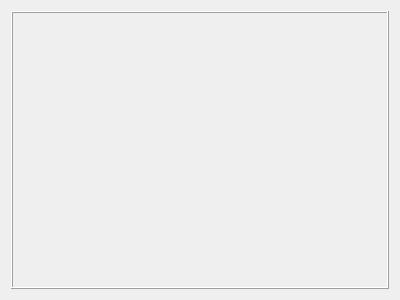
<?xml version="1.0" encoding="UTF-8"?>
<ui version="4.0">
 <class>AreaLavoro</class>
 <widget class="QWidget" name="AreaLavoro">
  <property name="geometry">
   <rect>
    <x>0</x>
    <y>0</y>
    <width>400</width>
    <height>300</height>
   </rect>
  </property>
  <property name="windowTitle">
   <string>Form</string>
  </property>
  <layout class="QHBoxLayout" name="horizontalLayout">
   <item>
    <widget class="QStackedWidget" name="areLavoroStack">
     <property name="frameShape">
      <enum>QFrame::Box</enum>
     </property>
     <property name="frameShadow">
      <enum>QFrame::Raised</enum>
     </property>
    </widget>
   </item>
  </layout>
 </widget>
 <resources/>
 <connections/>
</ui>
